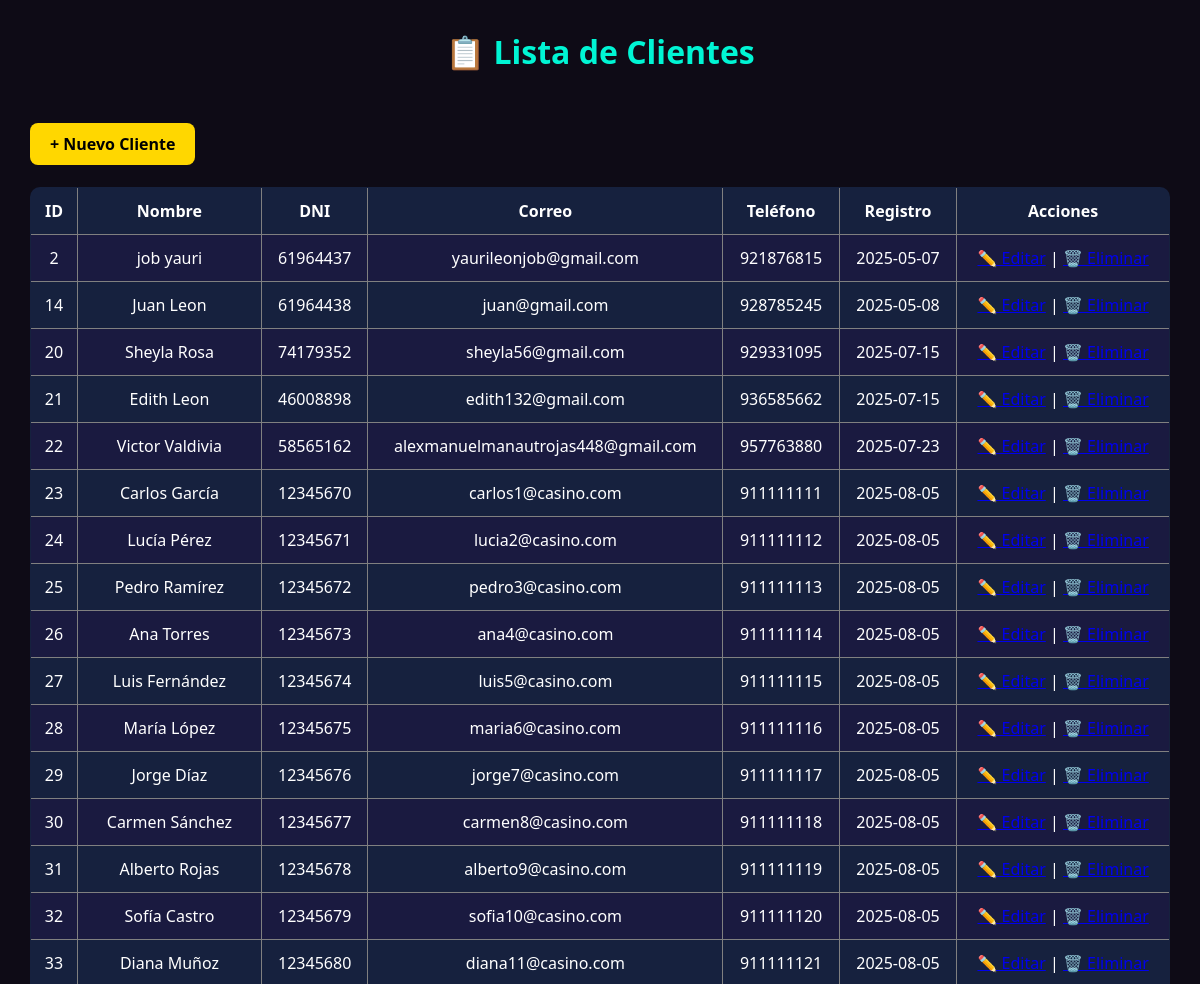
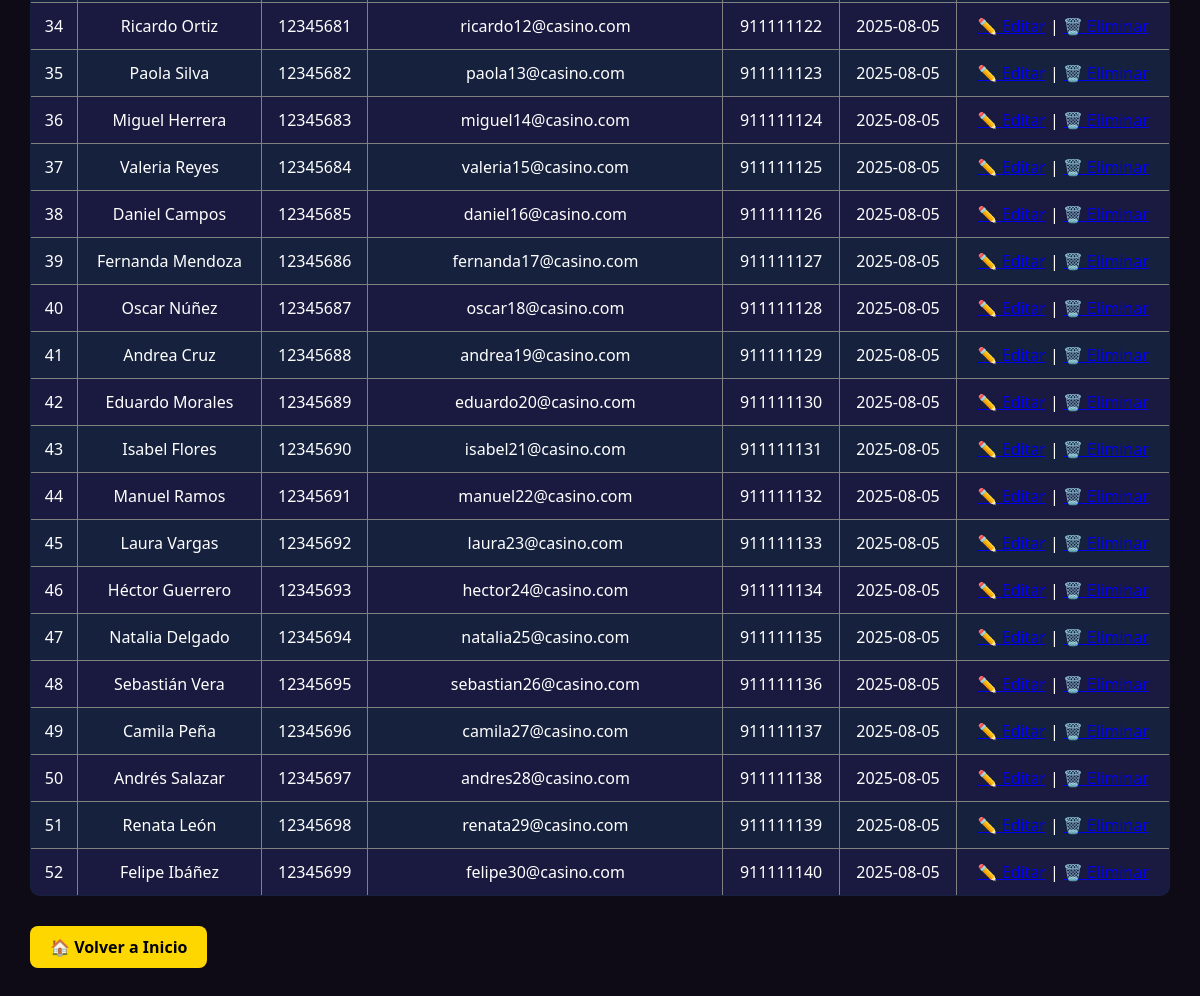
Page /clientes/listar_clientes.php on the committed database (2 pictures, top to bottom).
### tables this page shows
CREATE TABLE `clientes` (
  `id` int(11) NOT NULL,
  `nombre` varchar(100) DEFAULT NULL,
  `apellido` varchar(100) DEFAULT NULL,
  `dni` varchar(15) DEFAULT NULL,
  `email` varchar(100) DEFAULT NULL,
  `telefono` varchar(20) DEFAULT NULL,
  `fecha_registro` date DEFAULT NULL,
  `preferencias` text DEFAULT NULL,
  `segmento` varchar(100) NOT NULL
);

### clientes/listar_clientes.php (the view, shortened to what this page needs)
<head>
  <link rel="stylesheet" href="../css/lista_cliente.css">
  <link rel="stylesheet" href="../css/btns.css">
</head>
<body>
<?php
$conexion = new mysqli("localhost", "root", "", "atlantic_city_db");
$resultado = $conexion->query("SELECT * FROM clientes");
echo "<h1>📋 Lista de Clientes</h1>";
echo "<a href='registrar_cliente.html' class='btn'>+ Nuevo Cliente</a><br><br>";
echo "<table border='1' cellpadding='10'>
<tr><th>ID</th><th>Nombre</th><th>DNI</th><th>Correo</th><th>Teléfono</th><th>Registro</th><th>Acciones</th></tr>";
while ($fila = $resultado->fetch_assoc()) {
  echo "<tr>
    <td>{$fila['id']}</td>
    <td>{$fila['nombre']} {$fila['apellido']}</td>
    <td>{$fila['dni']}</td>
    <td>{$fila['email']}</td>
    <td>{$fila['telefono']}</td>
    <td>{$fila['fecha_registro']}</td>
    <td>
      <a href='editar_cliente.php?id={$fila['id']}'>✏️ Editar</a> |
      <a href='eliminar_cliente.php?id={$fila['id']}' onclick=\"return confirm('¿Seguro que deseas eliminar este cliente?');\">🗑️ Eliminar</a>
    </td>
  </tr>";
}
echo "</table>";
echo "<a href='../index.html' class='btn'>🏠 Volver a Inicio";
?>
</body>
</html>

### css/lista_cliente.css (style rules this page uses)
body { font-family: 'Segoe UI', sans-serif; background: #0e0b16; color: #ffffff; margin: 0; padding: 30px; }
h1 { text-align: center; color: #00f5d4; margin-bottom: 20px; }
table { width: 100%; border-collapse: collapse; background: #16213e; border-radius: 10px; overflow: hidden; }
th, td { padding: 12px; text-align: center; }
tr:nth-child(even) { background-color: #1a1a40; }

### css/btns.css (style rules this page uses)
.btn { display: inline-block; background-color: gold; color: black; padding: 10px 20px; border-radius: 8px; text-decoration: none; font-weight: bold; transition: 0.3s; text-align: center; margin-top: 30px; }

### rows in the picture
clientes: id "2", nombre "job", apellido "yauri", dni "61964437", email "yaurileonjob@gmail.com", telefono "921876815", fecha_registro "2025-05-07"
clientes: id "14", nombre "Juan", apellido "Leon", dni "61964438", email "juan@gmail.com", telefono "928785245", fecha_registro "2025-05-08"
clientes: id "20", nombre "Sheyla", apellido "Rosa", dni "74179352", email "sheyla56@gmail.com", telefono "929331095", fecha_registro "2025-07-15"
clientes: id "21", nombre "Edith", apellido "Leon", dni "46008898", email "edith132@gmail.com", telefono "936585662", fecha_registro "2025-07-15"
clientes: id "22", nombre "Victor", apellido "Valdivia", dni "58565162", email "alexmanuelmanautrojas448@gmail.com", telefono "957763880", fecha_registro "2025-07-23"
clientes: id "23", nombre "Carlos", apellido "García", dni "12345670", email "carlos1@casino.com", telefono "911111111", fecha_registro "2025-08-05"
clientes: id "24", nombre "Lucía", apellido "Pérez", dni "12345671", email "lucia2@casino.com", telefono "911111112", fecha_registro "2025-08-05"
clientes: id "25", nombre "Pedro", apellido "Ramírez", dni "12345672", email "pedro3@casino.com", telefono "911111113", fecha_registro "2025-08-05"
clientes: id "26", nombre "Ana", apellido "Torres", dni "12345673", email "ana4@casino.com", telefono "911111114", fecha_registro "2025-08-05"
clientes: id "27", nombre "Luis", apellido "Fernández", dni "12345674", email "luis5@casino.com", telefono "911111115", fecha_registro "2025-08-05"
clientes: id "28", nombre "María", apellido "López", dni "12345675", email "maria6@casino.com", telefono "911111116", fecha_registro "2025-08-05"
clientes: id "29", nombre "Jorge", apellido "Díaz", dni "12345676", email "jorge7@casino.com", telefono "911111117", fecha_registro "2025-08-05"
clientes: id "30", nombre "Carmen", apellido "Sánchez", dni "12345677", email "carmen8@casino.com", telefono "911111118", fecha_registro "2025-08-05"
clientes: id "31", nombre "Alberto", apellido "Rojas", dni "12345678", email "alberto9@casino.com", telefono "911111119", fecha_registro "2025-08-05"
clientes: id "32", nombre "Sofía", apellido "Castro", dni "12345679", email "sofia10@casino.com", telefono "911111120", fecha_registro "2025-08-05"
clientes: id "33", nombre "Diana", apellido "Muñoz", dni "12345680", email "diana11@casino.com", telefono "911111121", fecha_registro "2025-08-05"
clientes: id "34", nombre "Ricardo", apellido "Ortiz", dni "12345681", email "ricardo12@casino.com", telefono "911111122", fecha_registro "2025-08-05"
clientes: id "35", nombre "Paola", apellido "Silva", dni "12345682", email "paola13@casino.com", telefono "911111123", fecha_registro "2025-08-05"
clientes: id "36", nombre "Miguel", apellido "Herrera", dni "12345683", email "miguel14@casino.com", telefono "911111124", fecha_registro "2025-08-05"
clientes: id "37", nombre "Valeria", apellido "Reyes", dni "12345684", email "valeria15@casino.com", telefono "911111125", fecha_registro "2025-08-05"
clientes: id "38", nombre "Daniel", apellido "Campos", dni "12345685", email "daniel16@casino.com", telefono "911111126", fecha_registro "2025-08-05"
clientes: id "39", nombre "Fernanda", apellido "Mendoza", dni "12345686", email "fernanda17@casino.com", telefono "911111127", fecha_registro "2025-08-05"
clientes: id "40", nombre "Oscar", apellido "Núñez", dni "12345687", email "oscar18@casino.com", telefono "911111128", fecha_registro "2025-08-05"
clientes: id "41", nombre "Andrea", apellido "Cruz", dni "12345688", email "andrea19@casino.com", telefono "911111129", fecha_registro "2025-08-05"
clientes: id "42", nombre "Eduardo", apellido "Morales", dni "12345689", email "eduardo20@casino.com", telefono "911111130", fecha_registro "2025-08-05"
clientes: id "43", nombre "Isabel", apellido "Flores", dni "12345690", email "isabel21@casino.com", telefono "911111131", fecha_registro "2025-08-05"
clientes: id "44", nombre "Manuel", apellido "Ramos", dni "12345691", email "manuel22@casino.com", telefono "911111132", fecha_registro "2025-08-05"
clientes: id "45", nombre "Laura", apellido "Vargas", dni "12345692", email "laura23@casino.com", telefono "911111133", fecha_registro "2025-08-05"
clientes: id "46", nombre "Héctor", apellido "Guerrero", dni "12345693", email "hector24@casino.com", telefono "911111134", fecha_registro "2025-08-05"
clientes: id "47", nombre "Natalia", apellido "Delgado", dni "12345694", email "natalia25@casino.com", telefono "911111135", fecha_registro "2025-08-05"
clientes: id "48", nombre "Sebastián", apellido "Vera", dni "12345695", email "sebastian26@casino.com", telefono "911111136", fecha_registro "2025-08-05"
clientes: id "49", nombre "Camila", apellido "Peña", dni "12345696", email "camila27@casino.com", telefono "911111137", fecha_registro "2025-08-05"
clientes: id "50", nombre "Andrés", apellido "Salazar", dni "12345697", email "andres28@casino.com", telefono "911111138", fecha_registro "2025-08-05"
clientes: id "51", nombre "Renata", apellido "León", dni "12345698", email "renata29@casino.com", telefono "911111139", fecha_registro "2025-08-05"
clientes: id "52", nombre "Felipe", apellido "Ibáñez", dni "12345699", email "felipe30@casino.com", telefono "911111140", fecha_registro "2025-08-05"
